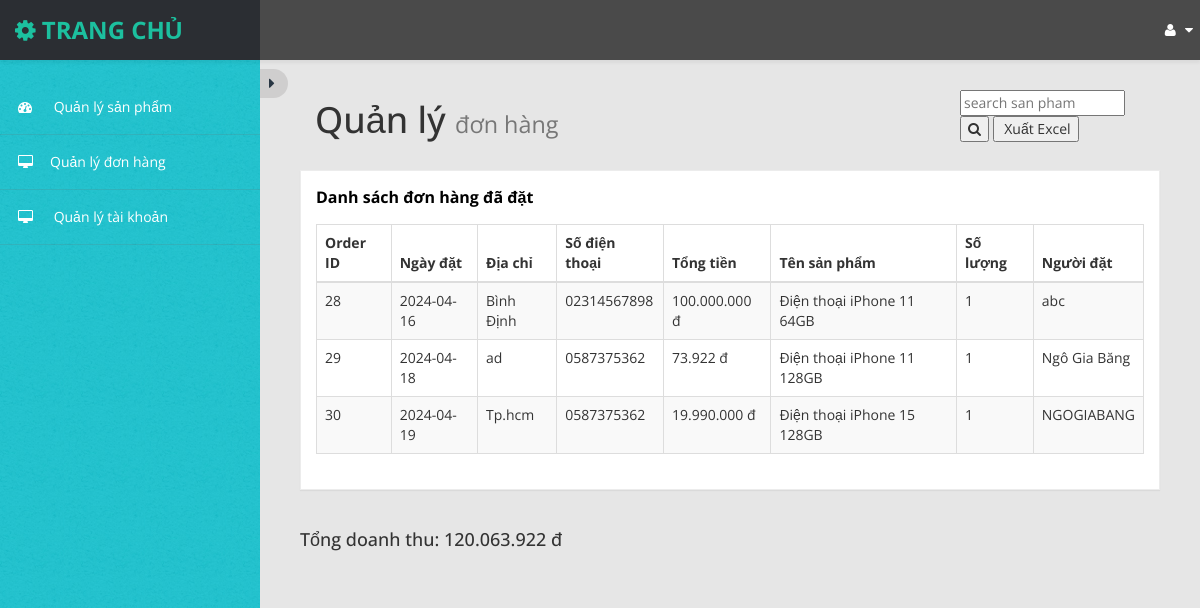
Screenshot of /admin/order (signed in) with the database file from the repository.
### tables this page shows
CREATE TABLE `orders` (
  `Id` int(11) NOT NULL,
  `Date` date DEFAULT NULL,
  `AccountId` int(11) DEFAULT NULL,
  `Address` varchar(255) DEFAULT NULL,
  `Phone` varchar(20) DEFAULT NULL,
  `Total` decimal(10,2) DEFAULT NULL
);

CREATE TABLE `products` (
  `id` int(11) NOT NULL,
  `name` varchar(200) DEFAULT NULL,
  `description` varchar(300) NOT NULL,
  `price` double DEFAULT NULL,
  `image` varchar(500) NOT NULL,
  `category_id` int(11) DEFAULT NULL
);

CREATE TABLE `order_details` (
  `Id` int(11) NOT NULL,
  `OrderId` int(11) DEFAULT NULL,
  `ProductId` int(11) DEFAULT NULL,
  `Amount` int(11) DEFAULT NULL
);

CREATE TABLE `accout` (
  `id` int(11) NOT NULL,
  `email` varchar(200) NOT NULL,
  `password` varchar(500) NOT NULL,
  `name` varchar(200) NOT NULL,
  `role_id` int(11) DEFAULT NULL
);

### app/controllers/AdminController.php (called while the page is built, shortened)
<?php
require_once 'app/models/AdminModel.php';
class AdminController
{
    private $adminModel;
    public function __construct()
    {
        $this->db = (new Database())->getConnection();
        $this->adminModel = new AdminModel($this->db);
    }
    public function order()
    {
        $orders = $this->adminModel->getAllOrders();
        include 'app/views/admin/order.php';
    }
}
?>

### index.php (called while the page is built, shortened)
<?php
require_once 'config/database.php';
$db = new Database();
$conn = $db->getConnection();
$url = $_GET['url'] ?? '';
$url = rtrim($url, '/');
$url = filter_var($url, FILTER_SANITIZE_URL);
$url = explode('/', $url);
$action = isset($url[1]) && $url[1] != '' ? $url[1] : 'index';
$controller = new $controllerName($conn);
call_user_func_array([$controller, $action], array_slice($url, 2));

### config/database.php (called while the page is built, shortened)
<?php
class Database {
    private $host = "localhost";
    private $db_name = "doan";
    private $username = "root";
    private $password = "";
    public function getConnection() {
        $this->conn = null;
        try {
            $this->conn = new PDO("mysql:host=" . $this->host . ";dbname=" . $this->db_name, $this->username, $this->password);
            $this->conn->exec("set names utf8");
        } catch(PDOException $exception) {
            echo "Connection error: " . $exception->getMessage();
        }
        return $this->conn;
    }
}

### app/models/AdminModel.php (called while the page is built, shortened)
<?php
class AdminModel
{
    private $conn;
    private $table_name_order = "orders";
    private $table_name_order_detail = "order_details";
    public function __construct($db)
    {
        $this->conn = $db;
    }
    public function getAllOrders()
{
    $query = "SELECT o.Id AS OrderId, o.Date, o.Address, o.Phone, o.Total, od.ProductId, p.Name AS ProductName, od.Amount, u.name
                FROM `" . $this->table_name_order . "` AS o
                INNER JOIN `" . $this->table_name_order_detail . "` AS od ON o.Id = od.OrderId
                INNER JOIN `products` AS p ON od.ProductId = p.Id
                INNER JOIN `accout` AS u ON o.AccountId = u.Id";
    $stmt = $this->conn->prepare($query);
    $stmt->execute();
    return $stmt->fetchAll(PDO::FETCH_ASSOC);
}
}

### app/views/admin/order.php (the view, shortened to what this page needs)
<?php
include_once 'app/views/admin/header_admin.php';?>
<?php
$totalRevenue = 0;
if (isset($orders) && !empty($orders)) {
    foreach ($orders as $order) {
        $totalRevenue += $order['Total'];
    }
}
?>
        <div id="page-wrapper">
            <div id="page-inner">
                <div class="row">
                    <div class="col-md-12">
                        <div class="col-md-9 col-sm-12 col-xs-12">
                            <h1 class="page-header">
                                Quản lý <small>đơn hàng </small>
                            </h1>
                        </div>
                        <div class="col-md-3 col-sm-12 col-xs-12">
                            <input placeholder="search san pham" />
                            <button><i class="fa fa-search"></i></button>
                            <button onclick="exportToExcel()"><i class="fa fa-file-excel-o"></i> Xuất Excel</button>
                        </div>
                    </div>
                </div>
                <div class="row">
                    <div class="col-md-12 col-sm-12 col-xs-12">
                        <div class="panel panel-default">
                            <div class="panel-heading">
                                Danh sách đơn hàng đã đặt
                            </div>
                            <div class="panel-body">
                                <div class="table-responsive">
                                    <table class="table table-striped table-bordered table-hover">
                                        <thead>
                                            <tr>
                                                <th >Order ID</th>
                                                <th>Ngày đặt </th>
                                                <th>Địa chỉ</th>
                                                <th>Số điện thoại </th>
                                                <th>Tổng tiền</th>
                                                <th>Tên sản phẩm</th>
                                                <th>Số lượng</th>
                                                <th>Người đặt</th>
                                            </tr>
                                        </thead>
                                        <tbody>
                                            <?php if (isset($orders) && !empty($orders)): ?>
                                                <?php foreach ($orders as $order): ?>
                                                    <tr>
                                                        <td><?php echo $order['OrderId']; ?></td>
                                                        <td><?php echo $order['Date']; ?></td>
                                                        <td><?php echo $order['Address']; ?></td>
                                                        <td><?php echo $order['Phone']; ?></td>
                                                        <td><?php echo number_format($order['Total'], 0, ',', '.') ?> đ</td>
                                                        <td><?php echo $order['ProductName']; ?></td>
                                                        <td><?php echo $order['Amount']; ?></td>
                                                        <td><?= $order['name']; ?></td>
                                                    </tr>
                                                <?php endforeach; ?>
                                            <?php else: ?>
                                                <tr>
                                                    <td colspan="8">Không có đơn hàng nào.</td>
                                                </tr>
                                            <?php endif; ?>
                                        </tbody>
                                    </table>
                                </div>
                            </div>
                        </div>
                    </div>
                </div>
                <div class="row">
    <div class="col-md-12">
        <h4 class="page-header">Tổng doanh thu: <?php echo isset($totalRevenue) ? number_format($totalRevenue, 0, ',', '.') . ' đ' : '0 đ'; ?></h4>
    </div>
</div>
            </div>
        </div>
    </div>
</body>
</html>

### app/assets/css/custom-styles.css (style rules this page uses)
body { font-family: 'Open Sans', sans-serif; background: #32C2CD url(../img/bg-img.jpg) !important; }
#page-wrapper { padding: 15px 15px; min-height: 600px; background: #E6E6E6; }
#page-inner { width:100%; margin:10px 20px 10px 0px; background-color:transparent; padding:10px; min-height:1200px; }
h1, .h1, h2, .h2, h3, .h3 { margin-top: 7px; margin-bottom: -5px; }
h4 { padding-top:10px; }
.panel { border-radius:0px; }
#page-wrapper { position: relative; top: 55px; }
.page-header { padding-bottom: 9px; margin: 10px 0 20px; border-bottom: 1px solid transparent; text-align: left; }
.panel-default { border-color: #ECECEC; }
.panel-default > .panel-heading { color: #000; border-color: #FFF; font-weight:bold; background: #FFFFFF; font-size: 16px; padding: 15px 15px 0; }
.panel-heading { border-bottom: 1px solid transparent; border-top-left-radius: 3px; border-top-right-radius: 3px; }
@media (min-width:768px) { #page-wrapper { margin: 0 0 0 260px; padding: 15px 30px; min-height: 1200px; } }

### rows the page displays
orders: Id "28", Date "2024-04-16", Address "Bình Định", Phone "02314567898", Total "100.000.000", products.name "Điện thoại iPhone 11 64GB", order_details.Amount "1", AccountId.name "abc"
orders: Id "29", Date "2024-04-18", Address "ad", Phone "0587375362", Total "73.922", products.name "Điện thoại iPhone 11 128GB", order_details.Amount "1", AccountId.name "Ngô Gia Băng"
orders: Id "30", Date "2024-04-19", Address "Tp.hcm", Phone "0587375362", Total "19.990.000", products.name "Điện thoại iPhone 15 128GB", order_details.Amount "1", AccountId.name "NGOGIABANG"

### other values shown
$totalRevenue "120.063.922"
